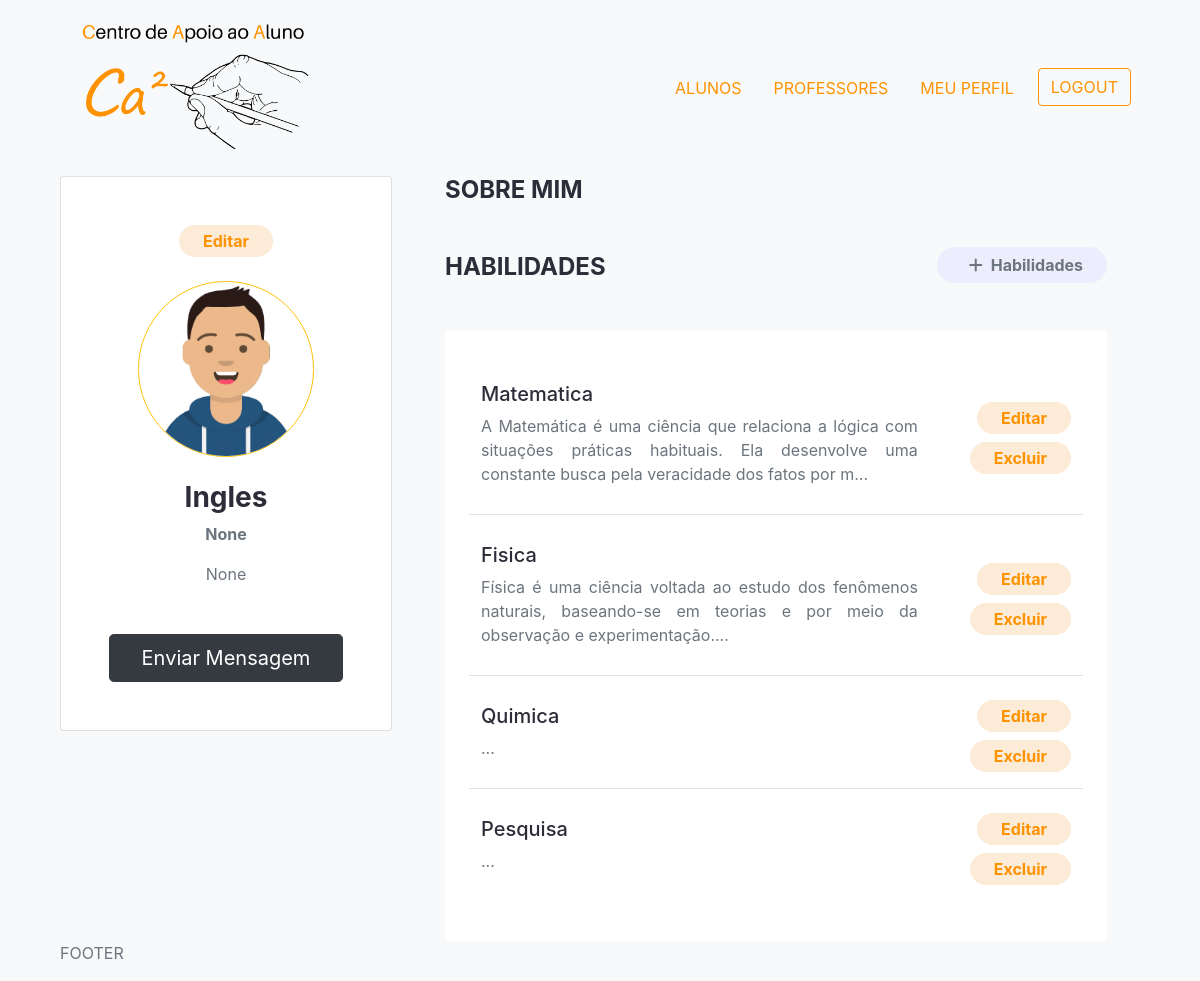
The app's page /professores/account/ (signed in), older data.
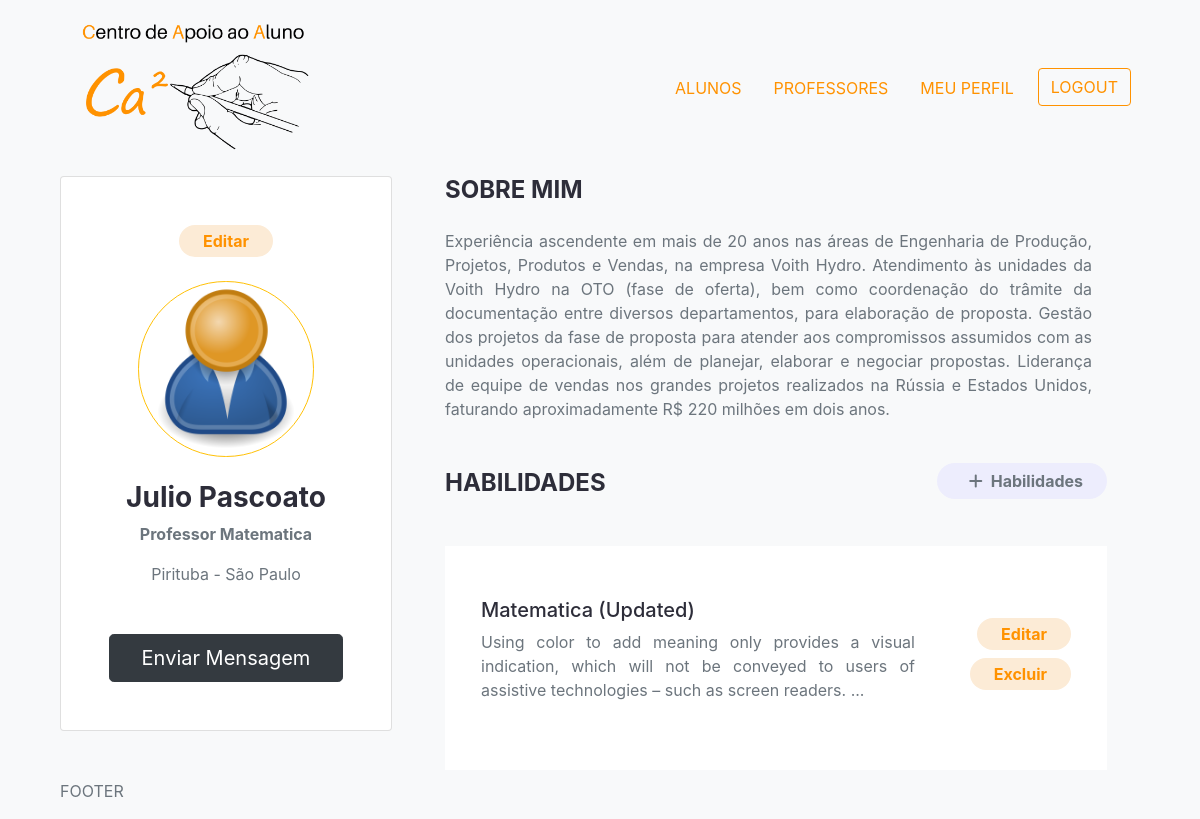
The same page, newer data.
### professores/models.py (models this page shows, shortened)
class Professor(models.Model):
    user = models.OneToOneField(
        User, on_delete=models.CASCADE, null=True, blank=True)
    nome = models.CharField(max_length=200, blank=True, null=True)
    email = models.EmailField(max_length=200, blank=True, null=True)
    username = models.CharField(max_length=200, blank=True, null=True)
    localizacao = models.CharField(max_length=200, blank=True, null=True)
    introducao = models.CharField(max_length=200, blank=True, null=True)
    bio = models.TextField(blank=True, null=True)
    imagem_perfil = models.ImageField(
        null=True, blank=True, upload_to='professores/', default='professores/user-default.png')
    endereco = models.TextField(blank=True, null=True)
    telefone = models.CharField(max_length=200, blank=True, null=True)
    celular = models.CharField(max_length=200, blank=True, null=True)
    cpf = models.CharField(max_length=200, blank=True, null=True)
    rg = models.CharField(max_length=200, blank=True, null=True)
    pis = models.CharField(max_length=200, blank=True, null=True)
    data_nascimento = models.DateField(blank=True, null=True)
    dados_bancarios = models.TextField(blank=True, null=True)
    created = models.DateTimeField(auto_now_add=True)
    id = models.UUIDField(default=uuid.uuid4, unique=True,
                          primary_key=True, editable=False)

class Habilidade(models.Model):
    owner = models.ForeignKey(
        Professor, on_delete=models.CASCADE, null=True, blank=True)
    nome = models.CharField(max_length=200, blank=True, null=True)
    descricao = models.TextField(null=True, blank=True)
    created = models.DateTimeField(auto_now_add=True)
    id = models.UUIDField(default=uuid.uuid4, unique=True,
                          primary_key=True, editable=False)

### professores/views.py (the view)
# urls.py: path('account/', views.userAccount, name="account"),
@login_required(login_url='login')
def userAccount(request):
    profile = request.user.professor
    context = {'professor': profile}
    return render(request, 'professores/account.html', context)

### professores/templates/professores/account.html
{% extends "main.html" %}
{% block content %}
    <div class="container">
  <div class="row">
    <div class="col-md-12 col-lg-4 mb-5">
      <div class="card text-center mr-2">
            <div class="card-body p-5">
              <div class="mb-4">
                <a class="rounded-pill d-inline-flex py-1 px-4 text-warning skill__back font-weight-bold" href="{% url 'edit-account' %}">Editar</a>
              </div>
              <img class="rounded-circle border border-warning w-75" src="{{professor.imagem_perfil.url}}" />
              <h3 class="text-dark font-weight-bold mt-4">{{professor.nome}}</h3>
              <p class="font-weight-bolder">{{professor.introducao}}</p>
              <p class="mb-5">{{professor.localizacao}}</p>
              <input type="submit" class="btn btn-dark btn-block btn-lg" value="Enviar Mensagem">
            </div>
        </div>
    </div>
    <div class="col pr-5">
        <div class="container mb-5">
            <h4 class="text-uppercase mb-4 font-weight-bold text-dark">Sobre Mim</h4>
            <p class="text-justify"> {{professor.bio}}
            </p>
        </div>
        <div class="container pr-0">
            <div class="container my-4 px-0 d-flex justify-content-between">
              <h4 class="text-uppercase mb-4 font-weight-bold text-dark">Habilidades</h4>
              <div>
                <a class="rounded-pill py-2 px-4 search-class font-weight-bold text-muted text-decoration-none" href="{% url 'create-skill' %}"><i class="fas fa-plus mx-2"></i>Habilidades</a>
              </div>
            </div>
            <div class="container p-4 bg-white">
              <table class="table table-borderless">
                <tbody>
                  {% for skill in professor.habilidade_set.all %}
                    <tr class="border-bottom">
                      <td>
                        <h5 class="text-dark mt-3" >{{skill.nome|title}}</h5>
                        <div class="text-justify text-secondary mb-3">{{ skill.descricao|slice:"150"}}...</div>
                      </td>
                      <td class="align-middle text-right">
                        <a class="rounded-pill d-inline-flex py-1 px-4 my-2 text-warning skill__back font-weight-bold" href="{% url 'update-skill' skill.id %}">Editar</a>
                        <a class="rounded-pill d-inline-flex py-1 px-4 text-warning skill__back font-weight-bold" href="{% url 'delete-skill' skill.id %}?next=/account">Excluir</a>
                      </td>
                    </tr>
                  {% endfor %}
                </tbody>
              </table>
            </div>
        </div>
    </div>
</div>
{% endblock content %}

Row changes from the older to the newer data that the page shows:
removed Professor: imagem_perfil (picture), nome "Ingles", introducao "None", localizacao "None"
removed Habilidade: nome "Matematica", descricao "A Matemática é uma ciência que relaciona a lógica com situações práticas habituais. Ela desenvolve uma constante busca pela veracidade dos fatos por m"
removed Habilidade: nome "Fisica", descricao "Física é uma ciência voltada ao estudo dos fenômenos naturais, baseando-se em teorias e por meio da observação e experimentação."
removed Habilidade: nome "Quimica"
removed Habilidade: nome "Pesquisa"
added Professor: imagem_perfil (placeholder picture), nome "Julio Pascoato", introducao "Professor Matematica", localizacao "Pirituba - São Paulo", bio "Experiência ascendente em mais de 20 anos nas áreas de Engenharia de Produção, Projetos, Produtos e Vendas, na empresa Voith Hydro. Atendimento às unidades da Voith Hydro na OTO (fase de oferta), bem como coordenação do trâmite da documentação entre diversos departamentos, para elaboração de proposta. Gestão dos projetos da fase de proposta para atender aos compromissos assumidos com as unidades operacionais, além de planejar, elaborar e negociar propostas. Liderança de equipe de vendas nos grandes projetos realizados na Rússia e Estados Unidos, faturando aproximadamente R$ 220 milhões em dois anos."
added Habilidade: nome "Matematica (Updated)", descricao "Using color to add meaning only provides a visual indication, which will not be conveyed to users of assistive technologies – such as screen readers."
